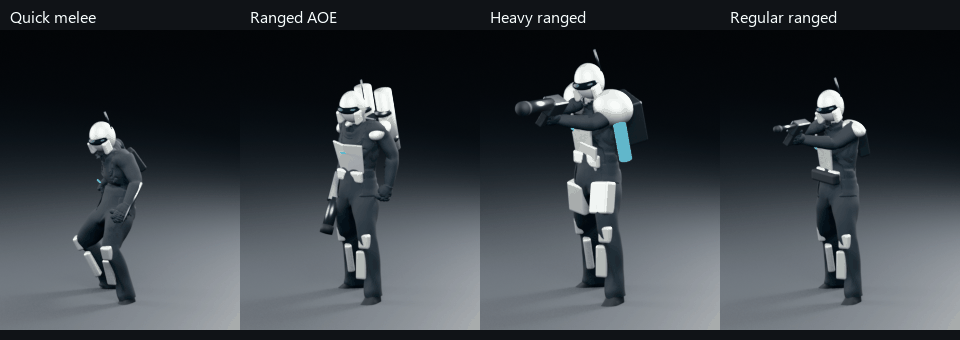
#> input picture Art/Enemies/v01/attack-phase-comparison.gif, 960 x 340 px, given in place of preview.png, which was not available
$ python package_enemy_models.py
#> lines starting #> are read from the running program, lines starting #| are printed output that depends on the picture; pictures that were not available may be replaced by others from this repository, and a replacement may not be noted
"""Contact sheets and true-render motion previews; no concept-image substitution."""
from pathlib import Path
from PIL import Image,ImageDraw,ImageFont
import json,shutil
ROOT=Path(__file__).resolve().parents[2];OUT=ROOT/'Art/Enemies/v01'
themes=[('neon','Neon Street District','exec-15e1abee-987b-4381-b018-cd629dfdf742.png'),('factory','Ruined Automation Factory','exec-6055b328-2b0f-44cb-9fb1-970a6416c299.png'),('corporate','Corporate Office Breach','exec-1b6bcaed-bea6-47e9-b90c-6d12e69cf639.png'),('biotech','Biotech Quarantine','exec-18054df3-db41-406d-8fa0-085d34e2100a.png'),('utilities','Undercity Utilities','exec-8806c774-c6b9-4332-9385-ebf163dae920.png'),('transit','Elevated Transit Terminal','exec-3df15609-efdf-444d-b7c8-e9e3773e2553.png')]
roles=[('melee','Quick melee'),('aoe','Ranged AOE'),('heavy','Heavy ranged'),('ranged','Regular ranged')]
font=ImageFont.truetype('C:/Windows/Fonts/segoeui.ttf',22)
small=ImageFont.truetype('C:/Windows/Fonts/segoeui.ttf',16)
allmodels=[];gallery=Image.new('RGB',(1920,6*660),(16,19,23))
#> after `gallery = Image.new('RGB', (1920, 6 * 660), (16, 19, 23))`:
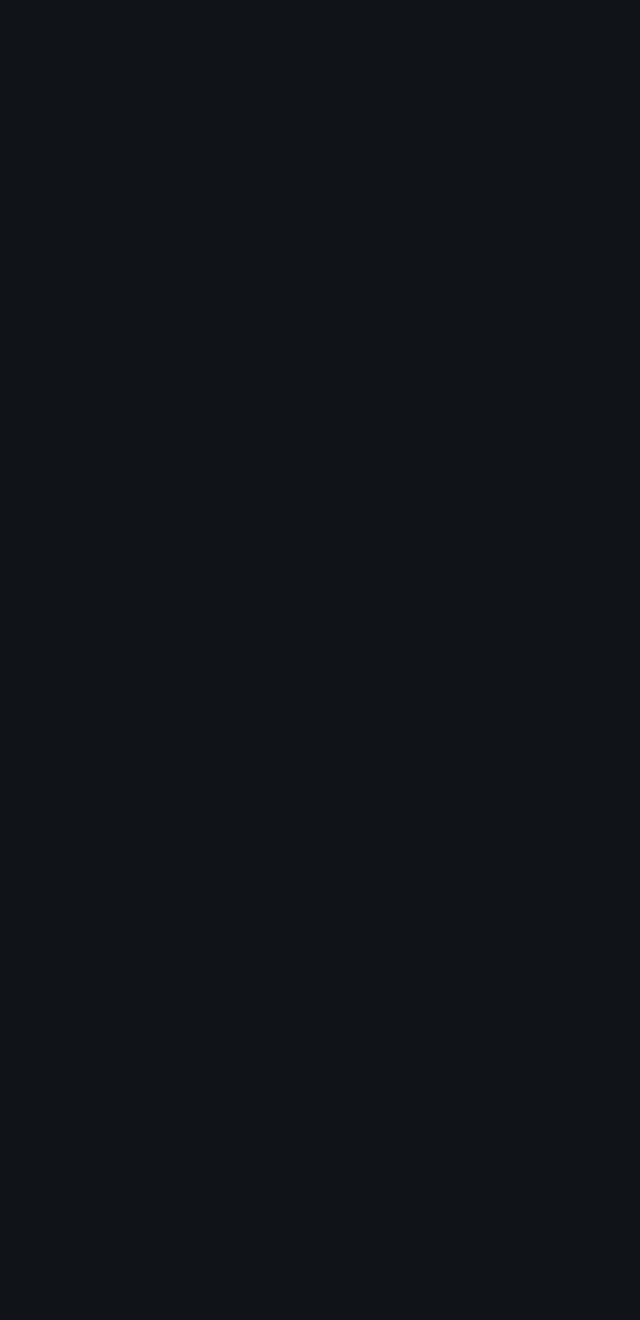
#> gallery: PIL image 1920x3960 RGB (shown at 1/3 size); mean R, G, B 16, 19, 23
for row,(theme,title,ref) in enumerate(themes):
 board=Image.new('RGB',(1920,660),(16,19,23));draw=ImageDraw.Draw(board);draw.text((20,10),title+' — actual 3D models / review v01',fill='white',font=font)
#> after `board = Image.new('RGB', (1920, 660), (16, 19, 23))`:
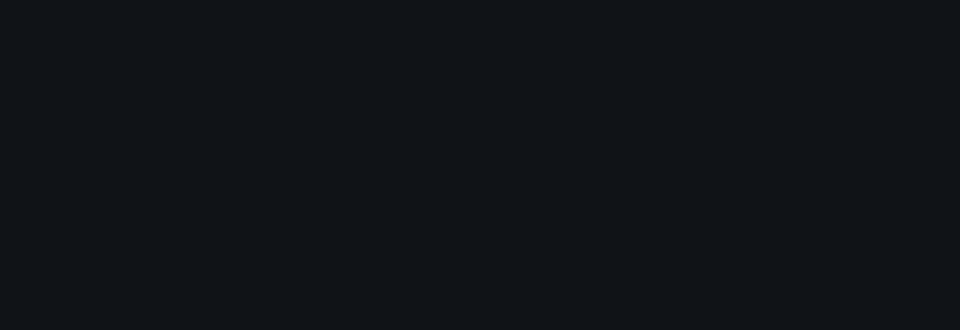
#> board: PIL image 1920x660 RGB (shown at 1/2 size); mean R, G, B 16, 19, 23
 for i,(role,label) in enumerate(roles):
  image=Image.open(OUT/theme/role/'preview.png').convert('RGB');board.paste(image,(i*480,50));draw.text((i*480+20,625),label,fill='white',font=small)
#> further down, image is the input picture: PIL image 960x340 RGB; mean R, G, B 57, 62.7, 68
#> after `board.paste(image, (i * 480, 50))`:
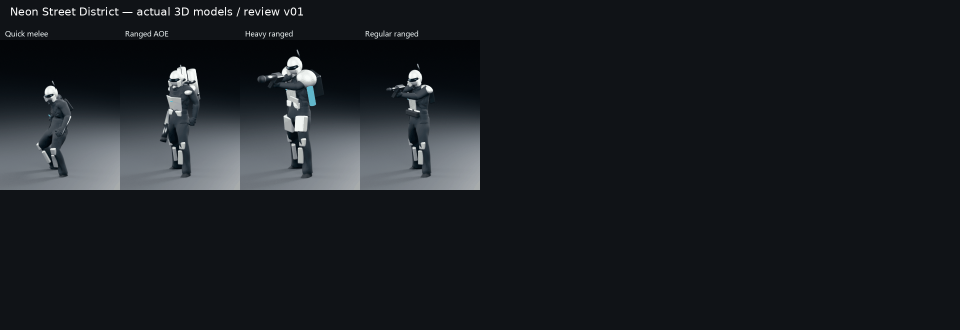
#> board: PIL image 1920x660 RGB (shown at 1/2 size); mean R, G, B 27, 30.7, 35
#> (the run stopped early here; a loop or call above may not have finished)
